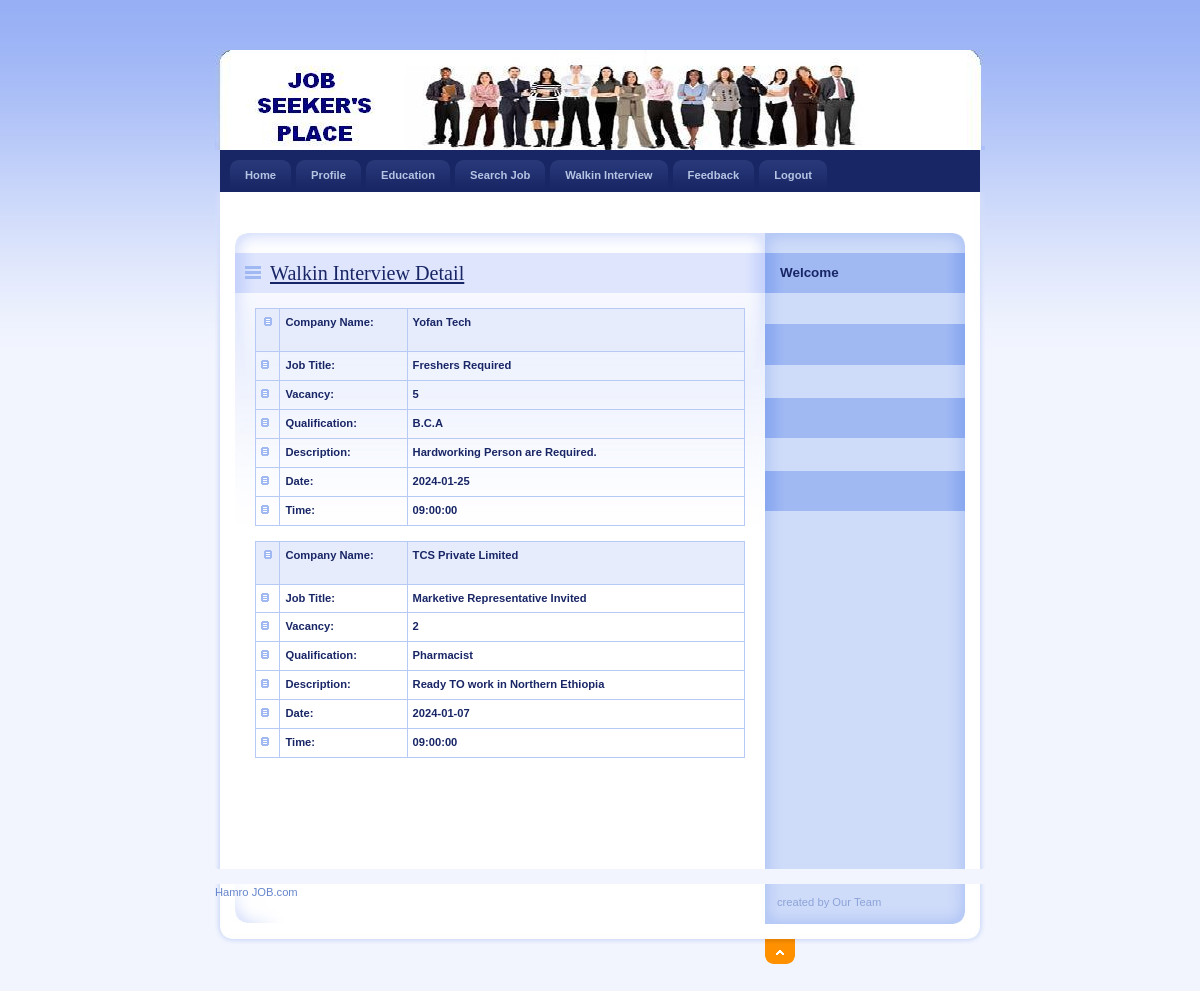
/JobSeeker/Walkin.php (signed in), run on the app's committed database.
### tables this page shows
CREATE TABLE IF NOT EXISTS `walkin_master` (
  `WalkInId` int(11) NOT NULL AUTO_INCREMENT,
  `CompanyName` varchar(20) NOT NULL,
  `JobTitle` varchar(50) NOT NULL,
  `Vacancy` int(11) NOT NULL,
  `MinQualification` varchar(50) NOT NULL,
  `Description` varchar(100) NOT NULL,
  `InterviewDate` date NOT NULL,
  `InterviewTime` time NOT NULL,
  PRIMARY KEY (`WalkInId`)
);

### JobSeeker/Walkin.php (the view, shortened to what this page needs)
<!DOCTYPE html PUBLIC "-//W3C//DTD XHTML 1.0 Strict//EN" "http://www.w3.org/TR/xhtml1/DTD/xhtml1-strict.dtd">
<html xmlns="http://www.w3.org/1999/xhtml" xml:lang="cs" lang="cs">
<head>
    <link rel="stylesheet" media="screen,projection" type="text/css" href="./css/main.css" />
    <link rel="stylesheet" media="print" type="text/css" href="./css/print.css" />
    <link rel="stylesheet" media="aural" type="text/css" href="./css/aural.css" />
</head>
<body id="www-url-cz">
<div id="main" class="box">
<?php
include "Header.php"
?>
<?php
include "menu.php"
?>
    <div id="page" class="box">
    <div id="page-in" class="box">
        <div id="strip" class="box noprint">
            <p id="breadcrumbs">&nbsp;</p>
        </div>
        <div id="content">
            <div class="article">
                <h2><span><a href="#">Walkin Interview Detail</a></span></h2>
                <?php
$con = mysqli_connect("localhost","root","","job");
$sql = "select * from Walkin_Master";
$result = mysqli_query($con,$sql);
while($row = mysqli_fetch_array($result))
{
$CompanyName=$row['CompanyName'];
$JobTitle=$row['JobTitle'];
$Vacancy=$row['Vacancy'];
$MinQualification=$row['MinQualification'];
$Description=$row['Description'];
$InterviewDate=$row['InterviewDate'];
$InterviewTime=$row['InterviewTime'];
?>
                <table width="100%" border="1" bordercolor="#1CB5F1" >
                  <tr>
                    <th width="5%" bgcolor="#1CB5F1" class="style3"><img src="../design/ico_cat.gif" alt="" width="8" height="9" /></th>
                  <th width="26%" height="32" bgcolor="#1CB5F1" class="style3"><div align="left" class="style9 style5"><strong>Company Name</strong>:</div></th>
                    <th width="69%" height="32" bgcolor="#1CB5F1" class="style3"><div align="left"><strong><?php echo $CompanyName;?></strong></div></th>
                  </tr>
                  <tr>
                    <td class="style3"><img src="../design/ico_cat.gif" alt="" width="8" height="9" /></td>
                   <td class="style3"><div align="left"><strong>Job Title:</strong></div></td>
                    <td class="style3"><div align="left" class="style9 style5"><strong><?php echo $JobTitle;?></strong></div></td>
                  </tr>
                  <tr>
                    <td class="style3"><img src="../design/ico_cat.gif" alt="" width="8" height="9" /></td>
                    <td class="style3"><div align="left" class="style9 style5"><strong>Vacancy</strong>:</div></td>
                    <td class="style3"><div align="left" class="style9 style5"><strong><?php echo $Vacancy;?></strong></div></td>
                  </tr>
                  <tr>
                    <td class="style3"><img src="../design/ico_cat.gif" alt="" width="8" height="9" /></td>
                    <td class="style3"><div align="left" class="style9 style5"><strong>Qualification:</strong></div></td>
                    <td class="style3"><div align="left" class="style9 style5"><strong><?php echo $MinQualification;?></strong></div></td>
                  </tr>
                  <tr>
                    <td class="style3"><img src="../design/ico_cat.gif" alt="" width="8" height="9" /></td>
                    <td class="style3"><div align="left" class="style9 style5"><strong>Description:</strong></div></td>
                    <td class="style3"><div align="left" class="style9 style5"><strong><?php echo $Description;?></strong></div></td>
                  </tr>
                  <tr>
                    <td class="style3"><img src="../design/ico_cat.gif" alt="" width="8" height="9" /></td>
                    <td class="style3"><div align="left" class="style9 style5"><strong>Date:</strong></div></td>
                    <td class="style3"><div align="left" class="style9 style5"><strong><?php echo $InterviewDate;?></strong></div></td>
                  </tr>
                  <tr>
                    <td class="style3"><img src="../design/ico_cat.gif" alt="" width="8" height="9" /></td>
                    <td class="style3"><div align="left" class="style9 style5"><strong>Time:</strong></div></td>
                    <td class="style3"><div align="left" class="style9 style5"><strong><?php echo $InterviewTime;?></strong></div></td>
                  </tr>
                  <?php
}
?>
  </table>
              <p>&nbsp;</p>
              <p class="btn-more box noprint">&nbsp;</p>
          </div>
        </div>
<?php
include "right.php"
?>
    </div>
    </div>
<?php
include "footer.php"
?>
</div>
</body>
</html>

### JobSeeker/Header.php (shortened to what this page needs)
<div id="header">
</div>

### JobSeeker/menu.php (shortened to what this page needs)
<div id="tabs" class="noprint">
       <ul class="box">
           <li><a href="index.php">Home<span class="tab-l"></span><span class="tab-r"></span></a></li>
           <li><a href="Profile.php">Profile<span class="tab-l"></span><span class="tab-r"></span></a></li>
           <li><a href="Education.php">Education<span class="tab-l"></span><span class="tab-r"></span></a></li>
           <li><a href="SearchJob.php">Search Job<span class="tab-l"></span><span class="tab-r"></span></a></li>
           <li><a href="Walkin.php">Walkin Interview<span class="tab-l"></span><span class="tab-r"></span></a></li>
           <li><a href="Feedback.php">Feedback<span class="tab-l"></span><span class="tab-r"></span></a></li>
           <li><a href="session_destroy.php">Logout<span class="tab-l"></span><span class="tab-r"></span></a></li>
       </ul>
</div>

### JobSeeker/right.php (shortened to what this page needs)
<div id="col" class="noprint">
            <div id="col-in">
                <h3>Welcome</h3>
                <div id="about-me">
                    <p class="style1">
                    </p>
              </div>
                <h3 >&nbsp;</h3>
              <br/>
                <h3>&nbsp;</h3>
                <br/>
                <h3>&nbsp;</h3>
<br/>
          </div>
</div>

### JobSeeker/footer.php (shortened to what this page needs)
  <div id="footer">
      <div id="top" class="noprint"><p><span class="noscreen">Back on top</span> <a href="#header" title="Back on top ^">^<span></span></a></p></div>
      <p  id="createdby">created by Our Team
      </p>
      <p> Hamro JOB.com</p>
</div>

### JobSeeker/css/main.css (style rules this page uses)
* { min-height:1px; }
body { border:0; margin:0; padding:0; background:#F2F5FE url("../design/bg.gif") 0 0 repeat-x; font:70%/160% "verdana",sans-serif; color:#192666; _text-align:center; }
a { color:#192666; }
p { border:0; margin:15px 0; padding:0; }
div { display:block; border:0; margin:0; padding:0; }
h1, h2, h3, h4, h5 { border:0; margin:15px 0 10px 0; padding:0; font-weight:bold; }
h2 { font-size:180%; line-height:100%; font-family:"georgia",serif; font-weight:normal; }
h3 { font-size:120%; line-height:100%; font-weight:bold; }
table { display:table; border-collapse:collapse; margin:15px 0; padding:0; border:1px solid #B7CAF6; font-size:100%; }
tr { display:table-row; }
th, td { display: table-cell; border:1px solid #B7CAF6; margin:0; padding:5px; vertical-align:top; text-align:left; }
th { background:#E7ECFD; text-align:center; color:#192666; font-weight:bold; }
ul, ol { display:block; border:0; margin:15px 0 15px 40px; padding:0; }
li { display:list-item; border:0; margin:0; padding:0; _height:1px; }
a, img, span { border:0; margin:0; padding:0; }
strong, .strong { font-weight:bold; }
.box { min-height:1px; _height:1px; }
.box:after { content:"."; display:block; line-height:0px; font-size:0px; visibility:hidden; clear:both; }
#main { width:770px; margin:50px auto 0 auto; _text-align:left; }
#header { position:relative; width:770px; height:100px; margin:0; padding:0; background:#233C9B url("../design/header.jpg") 0 0 no-repeat; color:#FFF; }
#tabs { background:#192666; margin:0 5px; padding:10px 0 0 0; _height:1px; }
#tabs ul { margin:0 10px; padding:0; list-style:none; }
#tabs ul li { margin:0 5px 0 0; padding:0; float:left; }
#tabs ul li a { display:block; position:relative; padding:7px 15px; border:0; background:url("../design/tab_link.gif") 0 0 repeat-x; color:#B5C4E3; font-weight:bold; text-decoration:none; cursor:pointer; }
#tabs ul li a span.tab-l, #tabs ul li a:hover span.tab-l { position:absolute; top:0; left:0; _left:-15px; width:8px; height:8px; background:url("../design/tab_link_l.gif") 0 0 no-repeat; }
#tabs ul li a span.tab-r, #tabs ul li a:hover span.tab-r { position:absolute; top:0; right:0; _right:-1px; width:8px; height:8px; background:url("../design/tab_link_r.gif") 100% 0 no-repeat; }
#page { width:770px; min-height:1px; background:#FFF url("../design/bg_page.gif") 0 0 repeat-y; _height:1px; }
#page-in { min-height:1px; padding:10px 0; background:url("../design/bg_page_in.jpg") 0 0 no-repeat; _height:1px; }
#strip { position:relative; clear:both; padding:3px 20px 10px 20px; color:#6182D1; }
#strip p { margin:0; }
#strip #breadcrumbs { width:520px; margin:0; padding:0; }
#content { float:left; width:530px; _width:550px; margin:0; padding:0 0 0 20px; }
#content .article { clear:both; margin:0; padding:20px; background:url("../design/content_article_bg.jpg") 0 0 no-repeat; }
#content .article h2 { margin:0 -20px; padding:10px; background:#DEE5FD url("../design/content_title_bg.gif") 0 0 repeat-y; color:#192666; }
#content .article h2 span { background:url("../design/ico_list.gif") 0 50% no-repeat; padding-left:25px; }
#content .article p { text-align:justify; }
#content .btn-more { margin:0 0 15px 0; padding:0; border:0; position:relative; }
#col { float:left; width:200px; margin:0; padding:0; background:#CEDBF9 url("../design/col_bg.gif") 0 0 repeat-y; }
#col-in { padding:20px 10px; background:url("../design/col_top.gif") 0 0 no-repeat; }
#col h3 { padding:13px 15px 14px 15px; margin:0 -10px 15px -10px; background:#A0B9F3 url("../design/col_title_bg.gif") 0 0 repeat-y; color:#192666; }
#col #about-me { margin-bottom:15px; line-height:130%; }
#col #about-me p { margin:0; }
#footer { position:relative; clear:both; width:770px; height:60px; margin-bottom:50px; background:url("../design/footer.jpg") 0 0 no-repeat; color:#6685CC; }
#footer a { color:#6685CC; }
#top { position:absolute; top:55px; left:550px; }
#top p { position:relative; width:30px; height:25px; margin:0; overflow:hidden; }
#top p span { display:block; position:absolute; left:0; top:0; z-index:1; width:30px; height:25px; background:url("../design/ico_top.gif") 0 0 no-repeat; cursor:pointer; }
#createdby { position:absolute; top:10px; left:562px; margin:0; color:#8CA3D8; width: 174px; }

### JobSeeker/css/aural.css (style rules this page uses)
body { voice-family:paul,male; volume:loud; speech-rate:slow; richness:90; stress:20; }
h1, h2, h3, h4, h5 { cue-before:url("ping.au"); }
p, table { pause:50ms; }
strong { pitch:medium; pitch-range:60; stress:90; richness:90; }

### data on the page
walkin_master: CompanyName "Yofan Tech", JobTitle "Freshers Required", Vacancy "5", MinQualification "B.C.A", Description "Hardworking Person are Required.", InterviewDate "2024-01-25", InterviewTime "09:00:00"
walkin_master: CompanyName "TCS Private Limited", JobTitle "Marketive Representative Invited", Vacancy "2", MinQualification "Pharmacist", Description "Ready TO work in Northern Ethiopia", InterviewDate "2024-01-07", InterviewTime "09:00:00"
